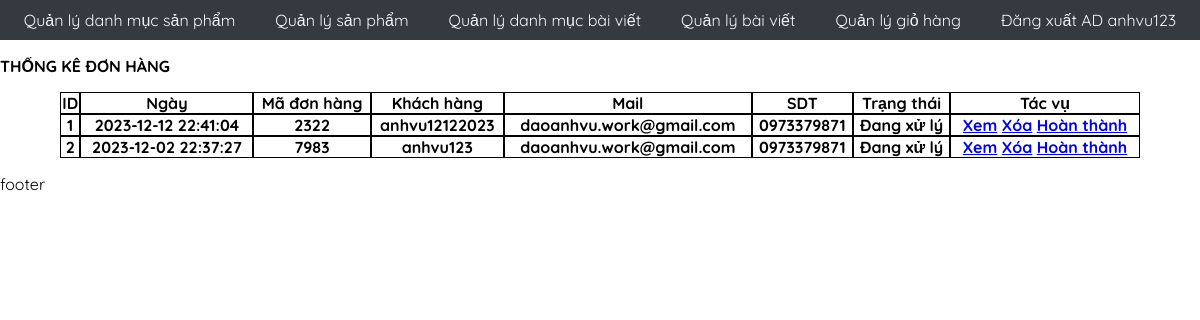
Screenshot of /admincp/admincp_index.php?action=quanlygiohang&query=lietke (signed in) with the database file from the repository.
### tables this page shows
CREATE TABLE `tbl_cart` (
  `id_cart` int(11) NOT NULL,
  `cart_date` datetime NOT NULL,
  `cart_code` varchar(10) NOT NULL,
  `id_user` int(15) NOT NULL,
  `cart_status` int(11) NOT NULL
);

CREATE TABLE `tbl_userlogin` (
  `id_user` int(11) NOT NULL,
  `user_name` varchar(100) NOT NULL,
  `user_password` varchar(100) NOT NULL,
  `user_gmail` varchar(50) NOT NULL,
  `user_sdt` varchar(15) NOT NULL,
  `user_diachi` varchar(200) NOT NULL
);

### admincp/modules/quanlygiohang/lietke.php (the view)
<p class="pagename">THỐNG KÊ ĐƠN HÀNG</p>
<?php
    $sql_lietke_sp = "SELECT * FROM tbl_cart ORDER BY id_cart DESC";
    $query_lietke_cart= mysqli_query($mysqli, $sql_lietke_sp);
?>
<table class="data_table">
    <tr>
        <th>ID</th>
        <th>Ngày</th>
        <th>Mã đơn hàng</th>
        <th>Khách hàng</th>
        <th>Mail</th>
        <th>SDT</th>
        <th>Trạng thái</th>
        <th>Tác vụ</th>
    </tr>
    <?php
        $i = 0;
        while ($row = mysqli_fetch_array($query_lietke_cart)) {
            $i++;
    ?>
            <?php
                $id_user = $row['id_user'];
                $sql_user = "SELECT * FROM tbl_userlogin WHERE id_user = '$id_user'";
                $query_user= mysqli_query($mysqli, $sql_user);
                $row_user = mysqli_fetch_array($query_user);
            ?>
            <tr>
                <td><?php echo $i ?></td>
                <td><?php echo $row['cart_date']?></td>
                <td><?php echo $row['cart_code']?></td>
                <td><?php echo $row_user['user_name']?></td>
                <td><?php echo $row_user['user_gmail']?></td>
                <td><?php echo $row_user['user_sdt']?></td>
                <td><?php if($row['cart_status'] == 1){ echo 'Đang xử lý';} else {echo 'Đã xong';}?></td>
                <td class="tacvu">
                    <a href="admincp_index.php?action=quanlygiohang&query=xem&cart_code=<?php echo $row['cart_code']?>&user_gmail=<?php echo $row_user['user_gmail']?>">Xem</a>
                    <a href="admincp_index.php?action=quanlygiohang&query=xoa&cart_code=<?php echo $row['cart_code']?>">Xóa</a>
                    <a href="admincp_index.php?action=quanlygiohang&query=hoanthanh&cart_code=<?php echo $row['cart_code']?>">Hoàn thành</a>
                </td>
            </tr>
    <?php
        }
    ?>
</table>

### admincp/assets/css/admincp.css (style rules this page uses)
body { margin: 0; padding: 0; font-family: 'Quicksand', sans-serif !important; }
html { font-family: 'Quicksand', sans-serif !important; scroll-behavior: smooth; }
p.pagename { font-weight: 900; }
.data_table { width: 90%; padding: 0; margin-left: 5%; border-spacing: 0; }
.data_table table, th, td { border: 1px solid black; border-collapse: collapse; text-align: center; vertical-align: center; padding: 0; margin: 0; }
td { font-weight: 900; }
td.tacvu { display: table-cell; }

### asset/css/Main_css/Main.css (style rules this page uses)
body { margin: 0; padding: 0; font-family: 'Quicksand', sans-serif !important; }
html { font-family: 'Quicksand', sans-serif !important; scroll-behavior: smooth; }

### rows the page displays
tbl_cart: cart_date "2023-12-12 22:41:04", cart_code "2322", id_user.user_name "anhvu12122023", id_user.user_gmail "daoanhvu.work@gmail.com", id_user.user_sdt "0973379871", cart_status "Đang xử lý"
tbl_cart: cart_date "2023-12-02 22:37:27", cart_code "7983", id_user.user_name "anhvu123", id_user.user_gmail "daoanhvu.work@gmail.com", id_user.user_sdt "0973379871", cart_status "Đang xử lý"

### other values shown
$_SESSION['dangnhap'] "anhvu123"
